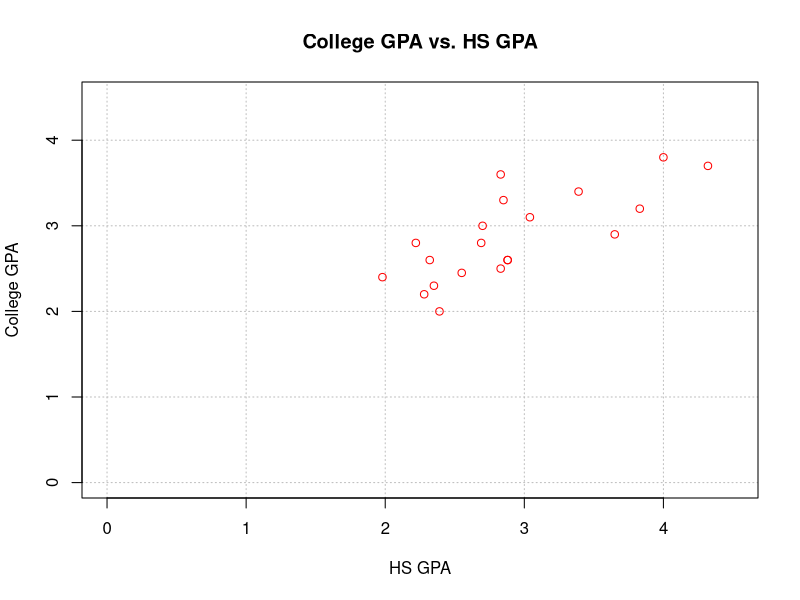
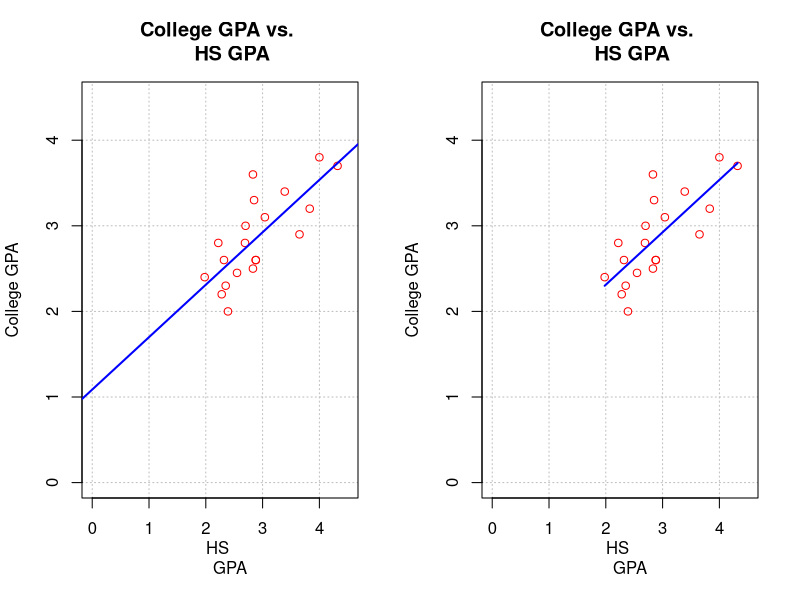
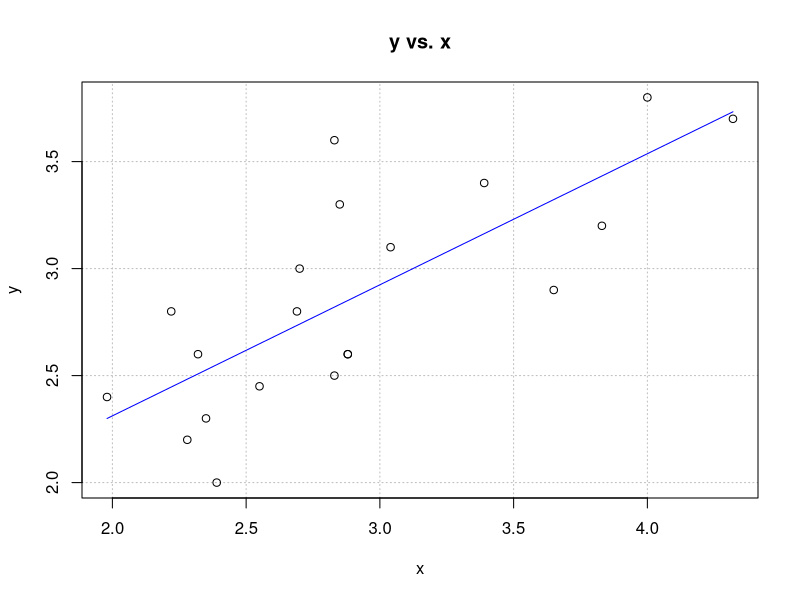
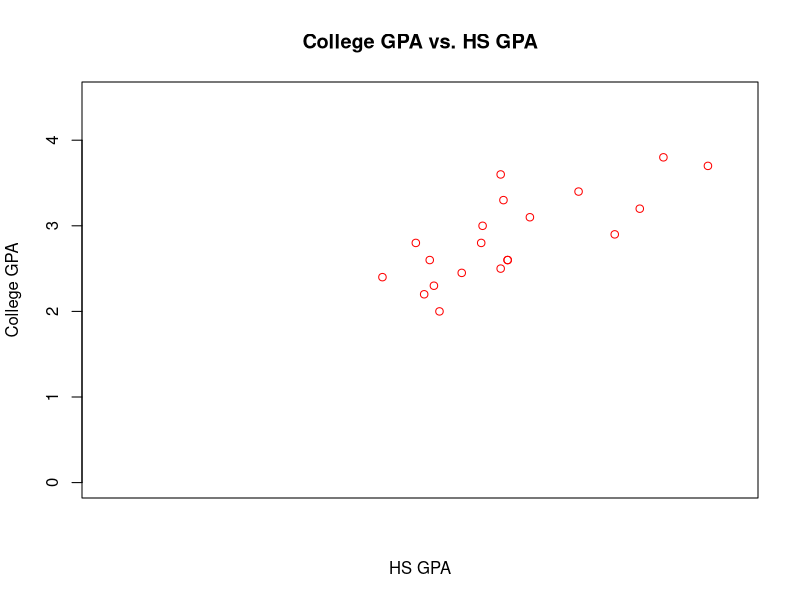
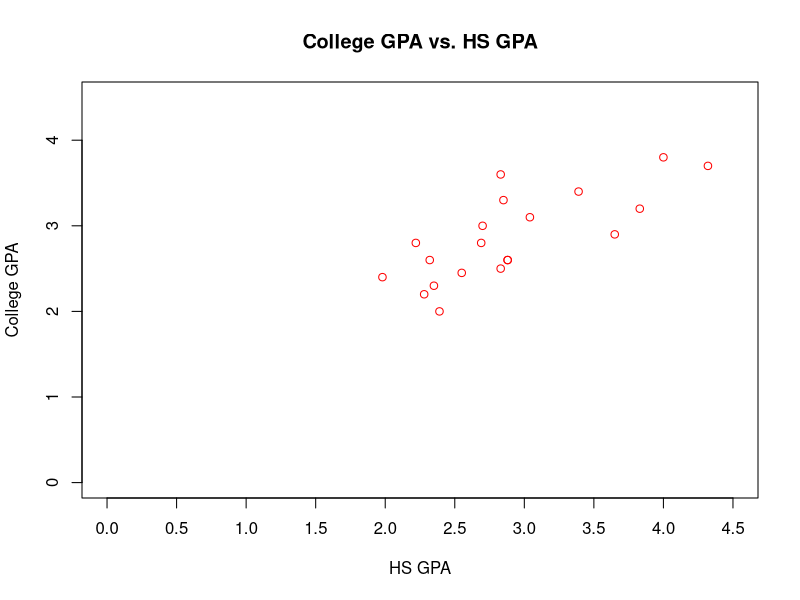
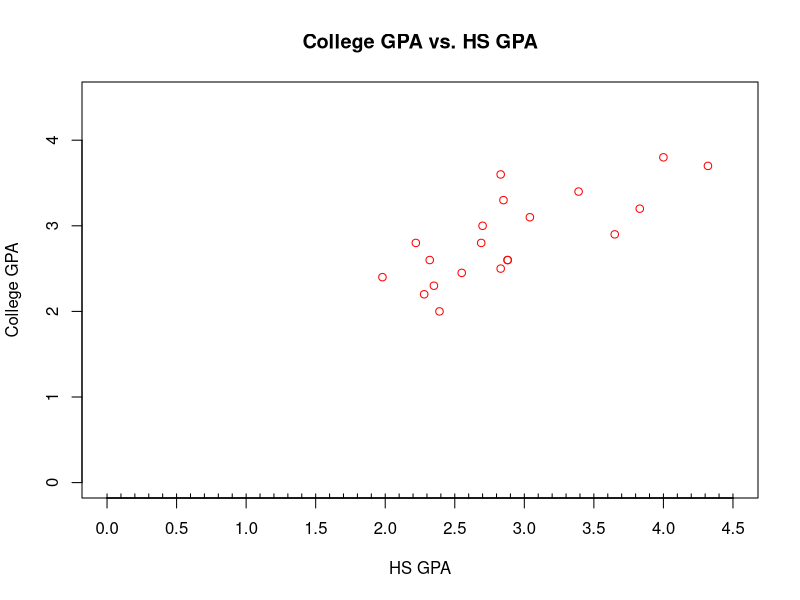
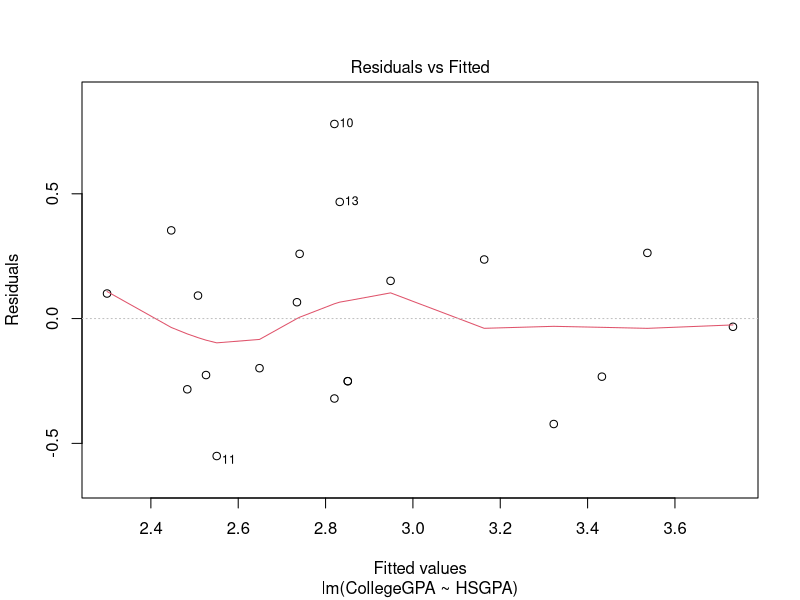
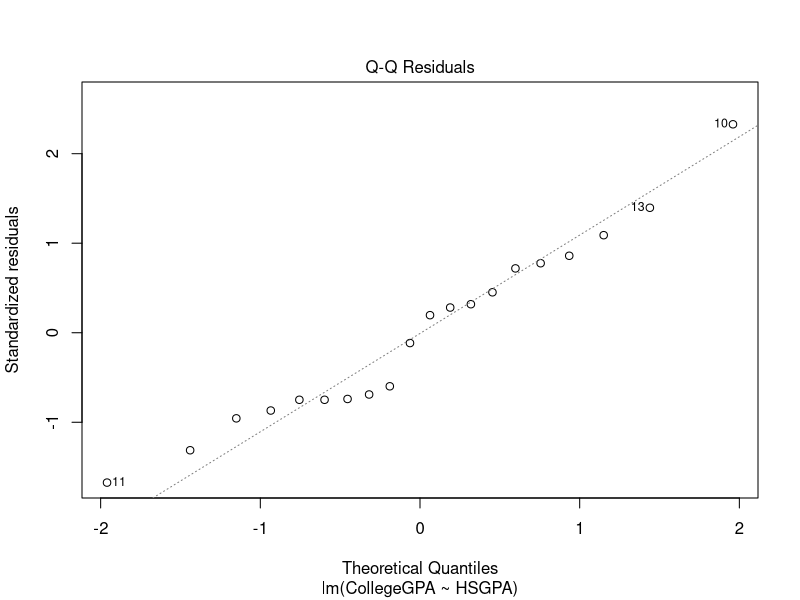

Source code (R) for these figures, in order:
## ---- chunk 1
2+2
## ---- chunk 2
2^3
## ---- chunk 3
# calculate the cdf of std. normal
pnorm(1.96) # 1.96 is the quantile
## ---- chunk 4
log(1)
## ---- chunk 5
sin(pi/2)
## ---- chunk 6
3/4
## ---- chunk 7
save <- 2+2
save
## ---- chunk 8
objects()
## ---- chunk 9
ls()
## ---- chunk 10
# quit operaiton
# q() 
## ---- chunk 11
x <- c(1,2,3,4,5)
x
## ---- chunk 12
sd(x)
## ---- chunk 13
mysd <- function(x){
  cat(" My data \n", x, "\n has std deviation",sqrt(var(x)))
}


mysd(x)
## ---- chunk 14
pnorm(q=1.96, mean=1.96, sd=1)
## ---- chunk 15
pnorm(q=c(-1.96,1.96))
## ---- chunk 16
x <- c(3.68, -3.63, 0.80, 3.03, -9.86, -8.66, 
    -2.38, 8.94, 0.52, 1.25) 

y <- c(0.55, 1.65, 0.98, -0.07, -0.01, -0.31, 
    -0.34, -1.38, -1.32, 0.53)

x+y

x*y

## ---- chunk 17
mean(x)
x-mean(x)

x*2
## ---- chunk 18
getwd()
## ---- chunk 19
gpatxt <- read.table("gpa.txt", header=TRUE, sep="")
gpacsv <- read.csv("gpa.csv")

## ---- chunk 20
gpacsv$HSGPA
## ---- chunk 21
gpacsv$CollegeGPA
## ---- chunk 22
gpacsv[1,1] # [row, col]
## ---- chunk 23
gpacsv[,1]
## ---- chunk 24
gpacsv[c(1,3,5),2]
## ---- chunk 25
gpacsv[,"HSGPA"]
## ---- chunk 26
summary(gpacsv)
## ---- chunk 27
plot(x = gpacsv$HSGPA, y = gpacsv$CollegeGPA,
     xlab = "HS GPA", ylab = "College GPA", 
     main = "College GPA vs. HS GPA", 
     xlim = c(0,4.5), ylim = c(0,4.5), col = "red", 
    pch = 1, cex = 1.0, panel.first = grid(col = "gray", lty 
    = "dotted"))

## ---- chunk 28
mod.fit <- lm(formula= CollegeGPA~ HSGPA, data=gpacsv)
mod.fit
## ---- chunk 29
names(mod.fit)
## ---- chunk 30
mod.fit$coefficients
## ---- chunk 31
round(mod.fit$residuals[1:5],2)
## ---- chunk 32
library(tidyverse)
save.fit <- data.frame(gpacsv, C.GPA.hat = 
    round(mod.fit$fitted.values,2), residuals = 
    round(mod.fit$residuals,2))

save.fit %>% head()

## ---- chunk 33
summary(mod.fit)
## ---- chunk 34
# Open a new graphics window 
# device new
dev.new(width = 8, height = 6, pointsize = 10)


# 1 row and 2 columns of plots
par(mfrow = c(1,2))
# par= graphic parameter
# mfrow= make a frame by row

# Same scatter plot as before
plot(x = gpacsv$HSGPA, y = gpacsv$CollegeGPA, xlab = "HS 
    GPA", ylab = "College GPA", main = "College GPA vs. 
    HS GPA", xlim = c(0,4.5), ylim = c(0,4.5), col = 
    "red", pch = 1, cex = 1.0, panel.first = grid(col = 
    "gray", lty = "dotted"))
    
# Puts the line y = a + bx on the plot
abline(a = mod.fit$coefficients[1], b = 
    mod.fit$coefficients[2], lty = "solid", col = 
    "blue", lwd = 2)
    

# Same scatter plot as before
plot(x = gpacsv$HSGPA, y = gpacsv$CollegeGPA, xlab = "HS 
    GPA", ylab = "College GPA", main = "College GPA vs. 
    HS GPA", xlim = c(0,4.5), ylim = c(0,4.5), col = 
    "red", pch = 1, cex = 1.0, panel.first = grid(col = 
    "gray", lty = "dotted"))


# Add line
# expr= math expression
curve(expr = mod.fit$coefficients[1] + 
    mod.fit$coefficients[2]*x, 
    xlim = c(min(gpacsv$HSGPA),max(gpacsv$HSGPA)), 
    col= "blue", add = TRUE, lwd = 2)



## ---- chunk 35
my.reg.func <- function(x, y, data) {

    # Fit the simple linear regression model and save the results in mod.fit
    mod.fit <- lm(formula = y ~ x, data = data)

    #Open a new graphics window - do not need to
    dev.new(width = 6, height = 6, pointsize = 10)

    # Same scatter plot as before
    plot(x = x, y = y, xlab = "x", ylab = "y", main = "y vs. x", panel.first=grid(col = "gray", lty = 
      "dotted"))

    # Plot model
    curve(expr = mod.fit$coefficients[1] + 
      mod.fit$coefficients[2]*x, xlim = c(min(x),max(x)), 
      col = "blue", add = TRUE)

    # This is the object returned
    mod.fit
  }

## ---- chunk 36
save.it <- my.reg.func(x = gpacsv$HSGPA, y = 
    gpacsv$CollegeGPA, data = gpacsv)

## ---- chunk 37
#Note that xaxt = "n" tells R to not give any labels on the 
#  x-axis (yaxt = "n" works for y-axis)
plot(x = gpacsv$HSGPA, y = gpacsv$CollegeGPA, xlab = "HS GPA", 
     ylab = "College GPA", main = "College GPA vs. HS GPA", 
     xaxt = "n", xlim = c(0, 4.5), ylim = c(0, 4.5), col = 
     "red", pch = 1)
     

## ---- chunk 38
plot(x = gpacsv$HSGPA, y = gpacsv$CollegeGPA, xlab = "HS GPA", 
     ylab = "College GPA", main = "College GPA vs. HS GPA", 
     xaxt = "n", xlim = c(0, 4.5), ylim = c(0, 4.5), col = 
     "red", pch = 1)
     
#Major tick marks
axis(side = 1, at = seq(from = 0, to = 4.5, by = 0.5)) 

## ---- chunk 39
plot(x = gpacsv$HSGPA, y = gpacsv$CollegeGPA, xlab = "HS GPA", 
     ylab = "College GPA", main = "College GPA vs. HS GPA", 
     xaxt = "n", xlim = c(0, 4.5), ylim = c(0, 4.5), col = 
     "red", pch = 1)
     
#Major tick marks
axis(side = 1, at = seq(from = 0, to = 4.5, by = 0.5)) 

#Minor tick marks
axis(side = 1, at = seq(from = 0, to = 4.5, by = 0.1), tck 
      = 0.01, labels = FALSE) 

## ---- chunk 40
plot(mod.fit)
## ---- chunk 41
methods(class="lm") %>% head()
## ---- chunk 42
methods(generic.function = "summary") %>% head()
